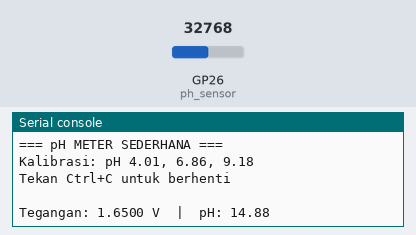
This program was run on a simulated Raspberry Pi Pico running MicroPython. Parts: the last lines printed to the serial console. Inputs (shaded band) come from the test bench; at power-on: GP26 (ph_sensor) = 32768 (analog values on the 0–65535 scale).

Above: at 1.2 s.
1.3 s: GP26 (ph_sensor) set to 45874
At 2.5 s:
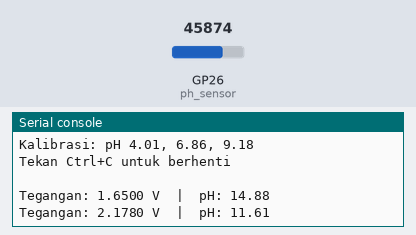
2.8 s: GP26 (ph_sensor) set to 57670
At 3.2 s:
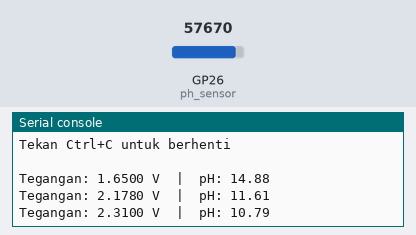
Timing chart, 0 to 5.8 s (numbered marks = the images above; inputs shaded):
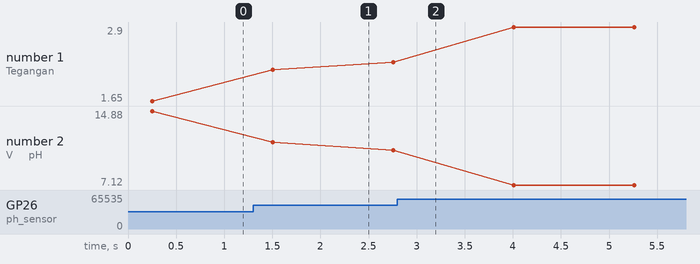

Measured:
- after the input at 1.3 s, the serial console: prints a new line after 0.21 s (image 1)
- plotted number 1: 1.65 → 2.31 after the input at 1.3 s, 2.31 → 2.9 after the input at 2.8 s
- plotted number 2: 14.88 → 10.79 after the input at 1.3 s, 10.79 → 7.12 after the input at 2.8 s

The program:

ph_meter_simple.py
```python
# ph_meter_simple.py - Paling sederhana, tanpa buffer
from machine import ADC, Pin
import time

ph_sensor = ADC(Pin(26))

# Data kalibrasi
KALIBRASI = [
    (3.2992, 4.01),
    (2.9454, 6.86),
    (2.5705, 9.18)
]

def volt_ke_ph(volt):
    """Konversi tegangan ke pH"""
    if volt >= KALIBRASI[0][0]:
        v1, ph1 = KALIBRASI[0]
        v2, ph2 = KALIBRASI[1]
        slope = (ph2 - ph1) / (v2 - v1)
        return ph1 + slope * (volt - v1)
    elif volt <= KALIBRASI[-1][0]:
        v1, ph1 = KALIBRASI[1]
        v2, ph2 = KALIBRASI[2]
        slope = (ph2 - ph1) / (v2 - v1)
        return ph1 + slope * (volt - v1)
    else:
        for i in range(len(KALIBRASI) - 1):
            if KALIBRASI[i+1][0] <= volt <= KALIBRASI[i][0]:
                v1, ph1 = KALIBRASI[i]
                v2, ph2 = KALIBRASI[i+1]
                slope = (ph2 - ph1) / (v2 - v1)
                return ph1 + slope * (volt - v1)
    return 7.0

def baca_ph(samples=50):
    """Baca pH dengan averaging"""
    total = 0
    for _ in range(samples):
        total += ph_sensor.read_u16()
        time.sleep_ms(5)
    avg_raw = total / samples
    volt = avg_raw * 3.3 / 65535.0
    return round(volt_ke_ph(volt), 2), volt

print("\n=== pH METER SEDERHANA ===")
print("Kalibrasi: pH 4.01, 6.86, 9.18")
print("Tekan Ctrl+C untuk berhenti\n")

while True:
    try:
        ph, volt = baca_ph()
        print(f"Tegangan: {volt:.4f} V  |  pH: {ph:.2f}")
        time.sleep(1)
    except KeyboardInterrupt:
        print("\nSelesai.")
        break
```
